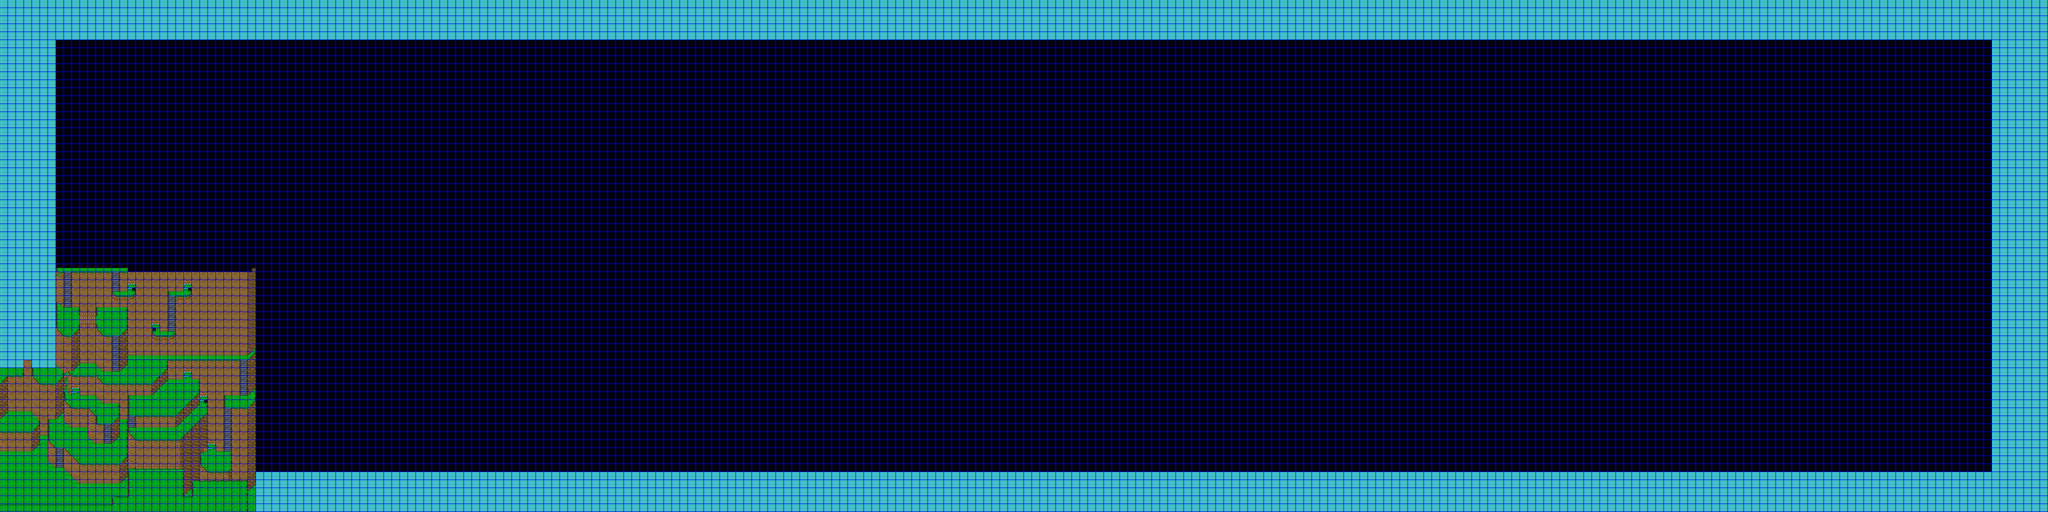

A level layout from a 2D game, rendered from its tile map. Below: a short description, then the map file with tile-grid data replaced by summaries:
An orthogonal 512x128 tile map with 8x8 px tiles, 4 tile layers (BG, FG, Passability, Grid), 5 tilesets and 3 objects (2x Event).

<map version="1.4" tiledversion="2020.09.09" orientation="orthogonal" renderorder="right-down" width="512" height="128" tilewidth="8" tileheight="8" infinite="0" backgroundcolor="#000000" nextlayerid="9" nextobjectid="8">
 <tileset firstgid="1" source="../../Tiled/grid.tsx" />
 <tileset firstgid="2" source="../../tilesets/mountain2.tsx" />
 <tileset firstgid="130" source="../../Tiled/visibility.tsx" />
 <tileset firstgid="131" source="../../Tiled/sprites.tsx" />
 <tileset firstgid="387" source="../../tilesets/mountain.tsx" />
 <layer id="1" name="BG" width="512" height="128">
  <data>[65536 cells, 15783 non-empty, 72 distinct tile ids]</data>
 </layer>
 <objectgroup id="3" name="Events" visible="0" offsetx="0" offsety="4">
  <object id="4" name="Teleport to overworld N" type="Event" gid="386" x="112" y="928" width="16" height="24">
   <properties>
    <property name="Script" value="#TODO" />
   </properties>
  </object>
  <object id="7" name="Explorer" type="Event" gid="134" x="144" y="848" width="16" height="24" />
 </objectgroup>
 <layer id="2" name="FG" width="512" height="128">
  <data>[65536 cells, 145 non-empty, 17 distinct tile ids]</data>
 </layer>
 <objectgroup id="4" name="Regions" />
 <layer id="5" name="Passability" width="512" height="128">
  <data>[65536 cells, 0 non-empty, 0 distinct tile ids]</data>
 </layer>
 <objectgroup id="8" name="Visibility" visible="0" offsetx="2" offsety="0">
  <object id="3" gid="130" x="3864" y="176" width="220" height="176" />
 </objectgroup>
 <layer id="6" name="Grid" width="512" height="128">
  <data>[65536 cells, 16384 non-empty, 1 distinct tile ids]</data>
 </layer>
</map>
